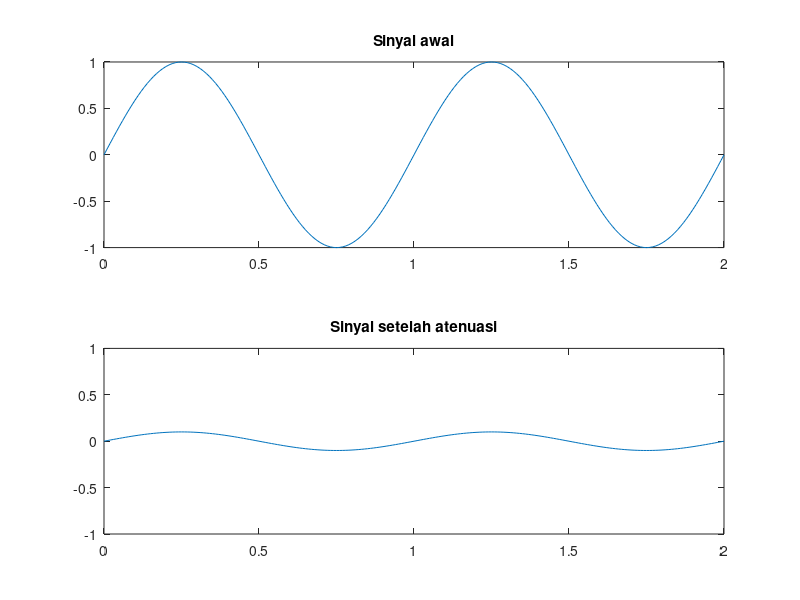

The MATLAB source for this figure:
clc
% sinyal awal
T = 100;
t = 0:1/T:2;
f1 = 1;
y1 = sin(2*pi*t);

% sinyal setelah pelemahan
a = 0.1; % nilai a harus < 1
y1_att = a*sin(2*pi*t);

% 1st plot
subplot(2,1,1);
plot(t, y1);
title('Sinyal awal');

% 2nd plot
subplot(2,1,2);
plot(t, y1_att);
ylim([min(y1), max(y1)]);
title('Sinyal setelah atenuasi');